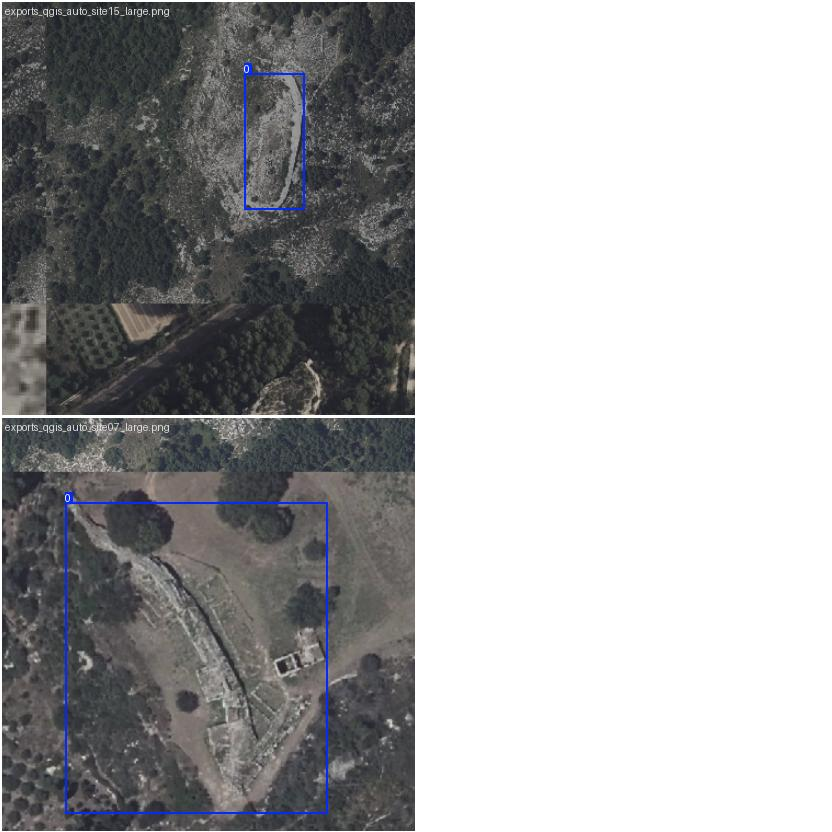
#> input picture models/yolo_sites/yolov8n_rgb_sites_smoke_test/train_batch2.jpg, 832 x 832 px
$ python -i features.py   (imports and definitions only)
#> lines starting #> are read from the running program, lines starting #| are printed output that depends on the picture
from __future__ import annotations

from pathlib import Path

import numpy as np
from PIL import Image


def extract_image_features(
    path: Path,
    thumbnail_size: int = 16,
    max_side: int | None = None,
) -> np.ndarray:
    """Extract simple image-level features for classical ML baselines."""
#> called with thumbnail_size = 16
    image = Image.open(path).convert("RGB")
#> image is the input picture: PIL image 832x832 RGB; mean R, G, B 167.6, 167.8, 168.7
    if max_side is not None:
        image.thumbnail((max_side, max_side), Image.Resampling.BILINEAR)

    rgb = np.asarray(image, dtype=np.float32) / 255.0
    gray = np.asarray(image.convert("L"), dtype=np.float32) / 255.0

    color_features = _channel_statistics(rgb)
#> after the loop in _channel_statistics, `for channel_index in range(3):`: features = 27 values, max 1 at index 5, min 0 at index 2, mean 0.616
#> color_features has the same summary as features in _channel_statistics
    gray_features = _array_statistics(gray)
#> gray_features = [0.658, 0.356, 0.051, 0.208, 0.282, 1, 1, 1, 1]
    texture_features = _gradient_statistics(gray)
    thumbnail_features = _thumbnail(gray, thumbnail_size)

    return np.concatenate(
        [color_features, gray_features, texture_features, thumbnail_features]
    ).astype(np.float32)


def _channel_statistics(rgb: np.ndarray) -> np.ndarray:
    features = []
    for channel_index in range(3):
        features.extend(_array_statistics(rgb[..., channel_index]))
    return np.asarray(features, dtype=np.float32)


def _array_statistics(values: np.ndarray) -> np.ndarray:
    return np.asarray(
        [
            float(np.mean(values)),
            float(np.std(values)),
            float(np.min(values)),
            float(np.percentile(values, 10)),
            float(np.percentile(values, 25)),
            float(np.percentile(values, 50)),
            float(np.percentile(values, 75)),
            float(np.percentile(values, 90)),
            float(np.max(values)),
        ],
        dtype=np.float32,
    )


def _gradient_statistics(gray: np.ndarray) -> np.ndarray:
    gradient_y, gradient_x = np.gradient(gray)
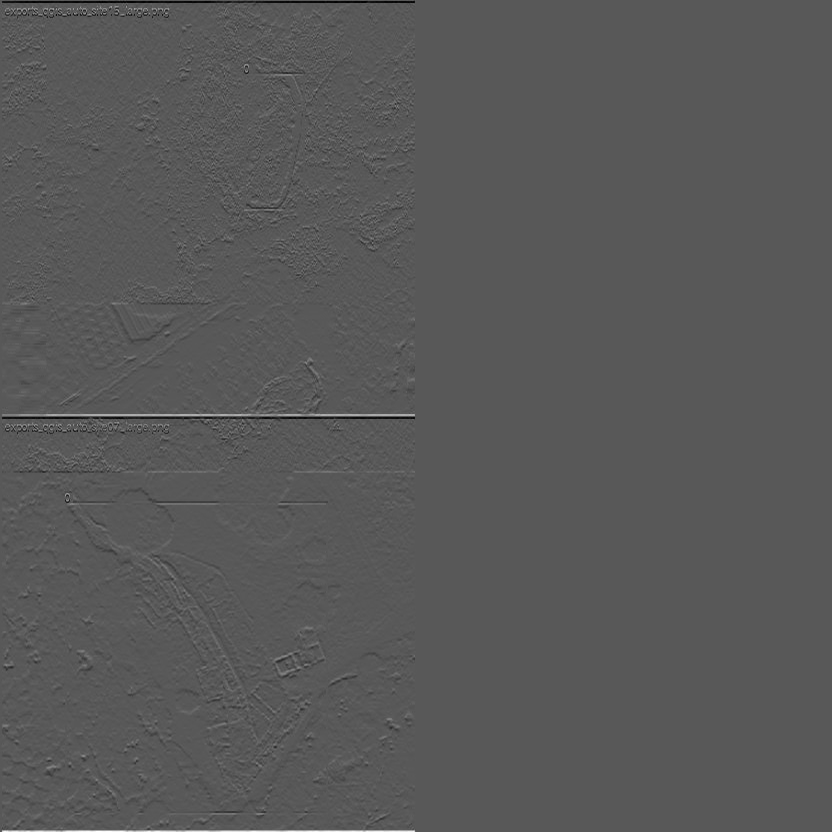
#> gradient_y: shape (832, 832) float32; min -0.453, max 0.847, mean 0.000208; drawn with min black and max white
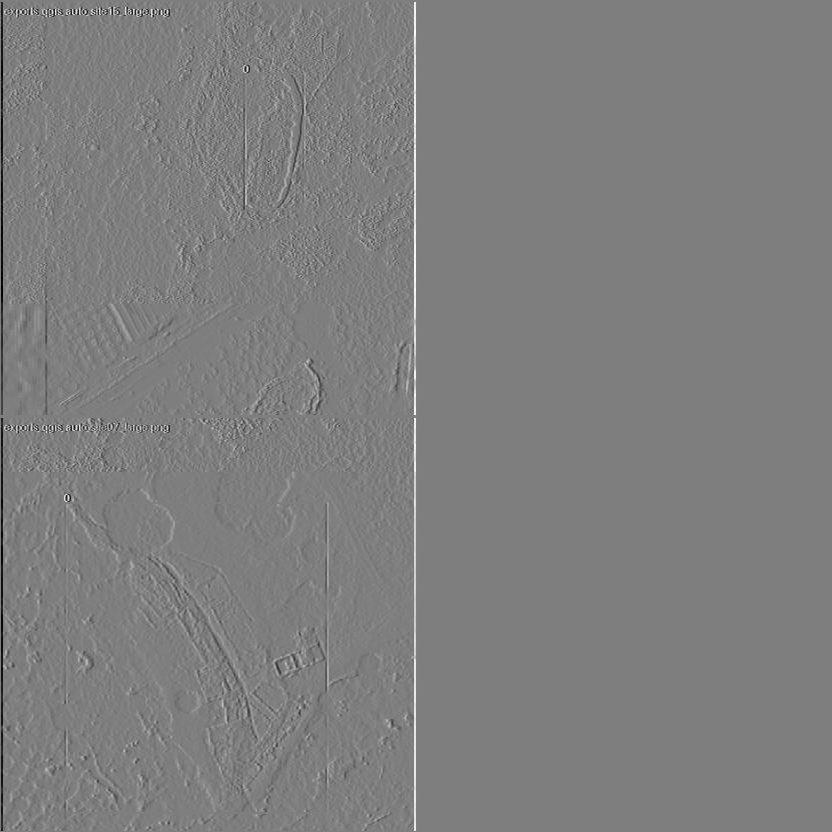
#> gradient_x: shape (832, 832) float32; min -0.441, max 0.445, mean 5.26e-06; drawn with min black and max white
    magnitude = np.sqrt(gradient_x**2 + gradient_y**2)
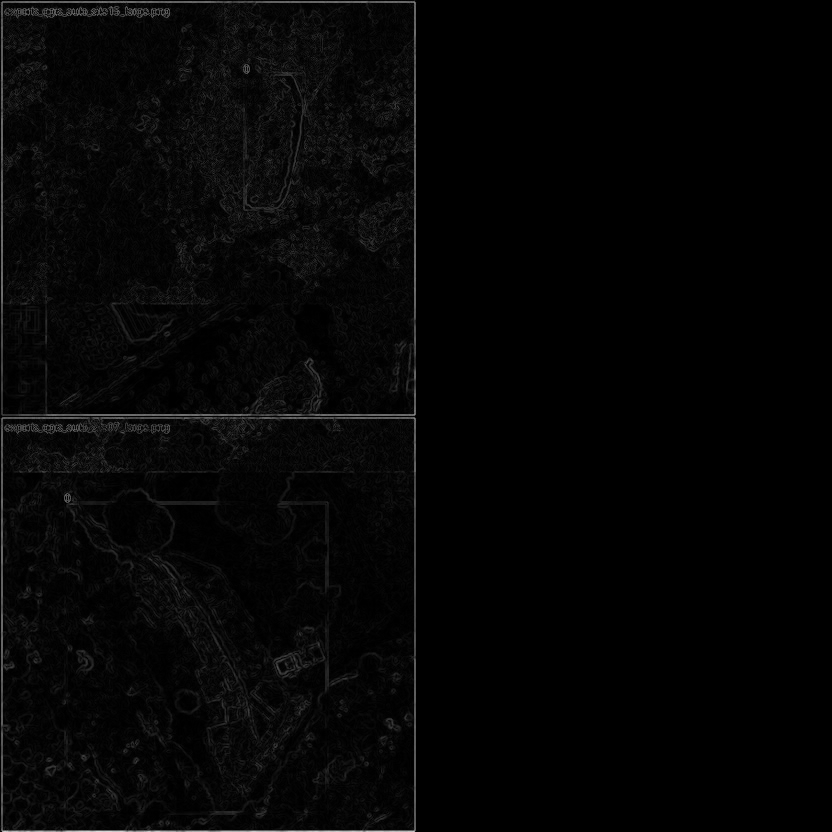
#> magnitude: shape (832, 832) float32; min 0, max 0.847, mean 0.0202
#> in extract_image_features, `texture_features = _gradient_statistics(gray)`: texture_features = [0.0202, 0.0465, 0, 0, 0, 0, 0.0246, 0.0519, 0.847]
    return _array_statistics(magnitude)


def _thumbnail(gray: np.ndarray, thumbnail_size: int) -> np.ndarray:
#> called with thumbnail_size = 16
    image = Image.fromarray(np.clip(gray * 255, 0, 255).astype(np.uint8))
#> image: PIL image 832x832 L
    image = image.resize((thumbnail_size, thumbnail_size), Image.Resampling.BILINEAR)
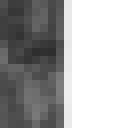
#> image: PIL image 16x16 L (shown 8 times larger); min 46, max 255, mean 167.6
    return np.asarray(image, dtype=np.float32).reshape(-1) / 255.0

>>> result = extract_image_features('../../models/yolo_sites/yolov8n_rgb_sites_smoke_test/train_batch2.jpg')
#> in extract_image_features, `thumbnail_features = _thumbnail(gray, thumbnail_size)`: thumbnail_features = 256 values, max 1 at index 9, min 0.18 at index 100, mean 0.657
#> result = 301 values, max 1 at index 5, min 0 at index 2, mean 0.636

$ run again, on models/yolo_sites/yolov8n_rgb_sites_smoke_test/val_batch2_pred.jpg
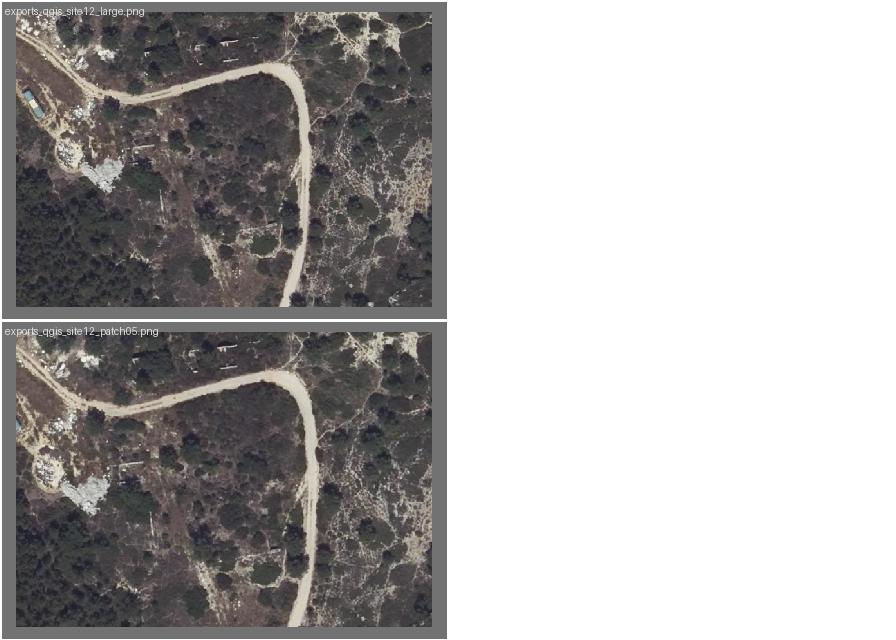
#> input picture models/yolo_sites/yolov8n_rgb_sites_smoke_test/val_batch2_pred.jpg, 896 x 640 px
#> in extract_image_features, image is the input picture: PIL image 896x640 RGB; mean R, G, B 175.7, 173.9, 173.3
#> after the loop in _channel_statistics, `for channel_index in range(3):`: features = 27 values, max 1 at index 5, min 0.0706 at index 2, mean 0.628
#> color_features has the same summary as features in _channel_statistics
#> gray_features = [0.684, 0.338, 0.0706, 0.243, 0.314, 1, 1, 1, 1]
#> in _gradient_statistics, `magnitude = np.sqrt(gradient_x**2 + gradient_y**2)`:
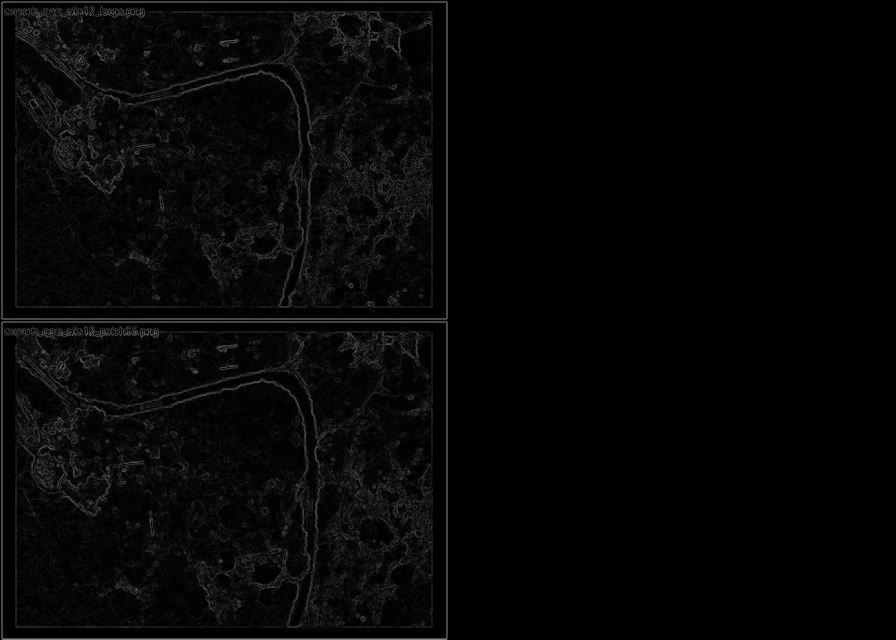
#> magnitude: shape (640, 896) float32; min 0, max 0.577, mean 0.0245
#> texture_features = [0.0245, 0.0495, 0, 0, 0, 0, 0.0277, 0.0733, 0.577]
#> in _thumbnail, `image = image.resize((thumbnail_size, thumbnail_size), Image.Resamplin..`:
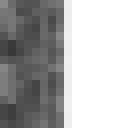
#> image: PIL image 16x16 L (shown 8 times larger); min 57, max 255, mean 173.9
#> thumbnail_features = 256 values, max 1 at index 9, min 0.224 at index 97, mean 0.682
#> result = 301 values, max 1 at index 5, min 0 at index 38, mean 0.657
